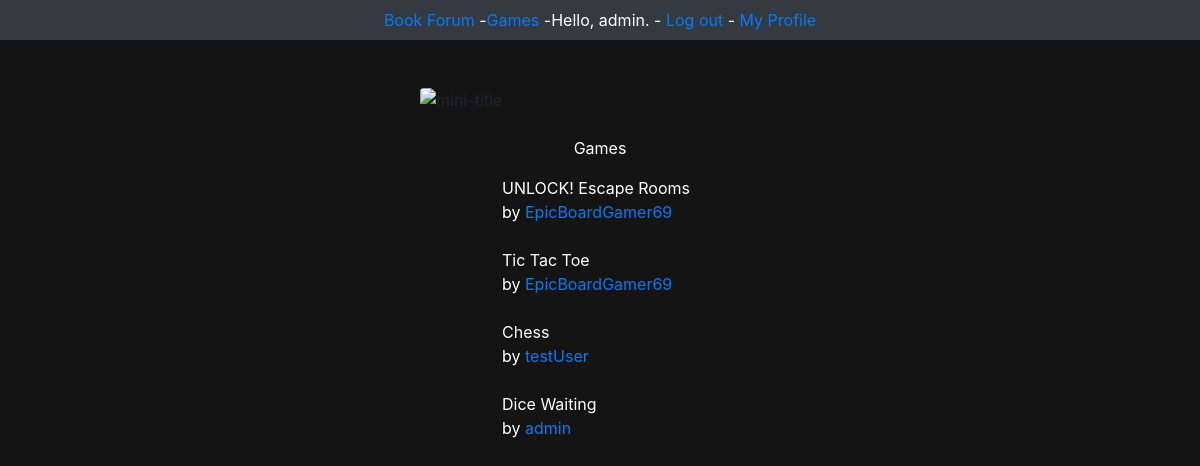
The app's page /games/ (signed in), older data.
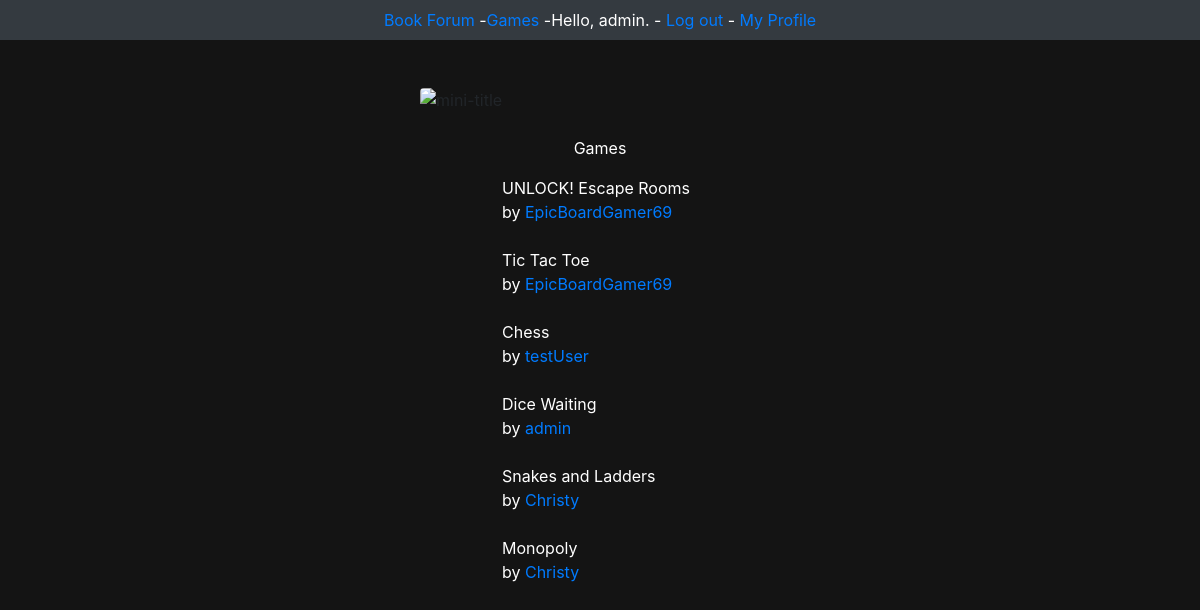
The same page, newer data.
### users/models.py (models this page shows, shortened)
class User(AbstractBaseUser):
    username = models.CharField(max_length=50, unique=True)
    biography = models.CharField(max_length=300)
    is_staff = models.BooleanField(default=False)
    is_admin = models.BooleanField(default=False)
    date_joined = models.DateTimeField(auto_now_add=True)
    last_login = models.DateTimeField(auto_now=True)
    USERNAME_FIELD = 'username'
    objects = UserManager()  # Links this extended user class to its manager
    def __str__(self):
        return self.username

### main/models.py (models this page shows, shortened)
class Game(models.Model):
    name = models.CharField(max_length=80)
    description = models.CharField(max_length=500)
    owner = models.ForeignKey(User, on_delete=models.CASCADE)
    availability = models.BooleanField()
    date_added = models.DateTimeField(auto_now_add=True)
    date_modified = models.DateTimeField(auto_now=True)
    def __str__(self):
        return self.name

### main/views.py (the view)
# urls.py: path('games/', views.games, name='games'),
@login_required
def games(request):
    games = Game.objects.order_by('date_added')
    context = {'games': games}
    return render(request, 'main/games.html', context)

### main/templates/main/games.html
{% extends "main/base.html" %}
{% block content %}
<br>
<p class ="text-white text-center">Games</p>
<div class="d-flex">
    <ul class="list-inline mx-auto justify-content-center">
        {% for game in games %}
            <li class="list-inline-item text-white">{{ game }}</li>
            <a class="text-white "><br>by</a>
            <a href="{% url 'users:profile' game.owner.id %}" class = "text-primary">{{ game.owner }}</a>
            <br><br>
        {% empty %}
            <li>No games have been added yet :(</li>
        {% endfor %}
    </ul>
    </div>
{% endblock content %}

### main/templates/main/base.html (shortened to what this page needs)
<!DOCTYPE html>
<html lang="en">
<head>
<link rel="stylesheet" href="https://stackpath.bootstrapcdn.com/bootstrap/4.5.0/css/bootstrap.min.css">
<link rel="stylesheet" href="https://maxcdn.bootstrapcdn.com/font-awesome/4.7.0/css/font-awesome.min.css">
</head>
<nav class="navbar navbar-expand-sm bg-dark navbar-dark justify-content-center text-white">
  <ul class="navbar-nav">
    <li class="nav-item">
     <a href="{% url 'main:index' %}">Book Forum</a> -
    </li>
    <li class="nav-item">
      <a href="{% url 'main:games' %}">Games</a> -
    </li>
    <li class="nav-item">
    {% if user.is_authenticated %}
        Hello, {{ request.user.username }}. -
        <a href="{% url 'users:logout' %}">Log out</a> -
        <a href="{% url 'users:profile' request.user.id%}">My Profile</a>
    {% else %}
        <a href="{% url 'users:register' %}">Register</a> -
        <a href="{% url 'users:login' %}">Log in</a>
    {% endif %}
    </li>
  </ul>
</nav>
<br/><br/>
<div class="image">
<img src="https://i.ibb.co/Cnkng5M/mini-title.png" class="rounded mx-auto d-block"
     alt="mini-title" style="width:30%" </div>
{% block content %}{% endblock content %}

Row changes from the older to the newer data that the page shows:
added Game: name "Snakes and Ladders", owner "Christy"
added Game: name "Monopoly", owner "Christy"
